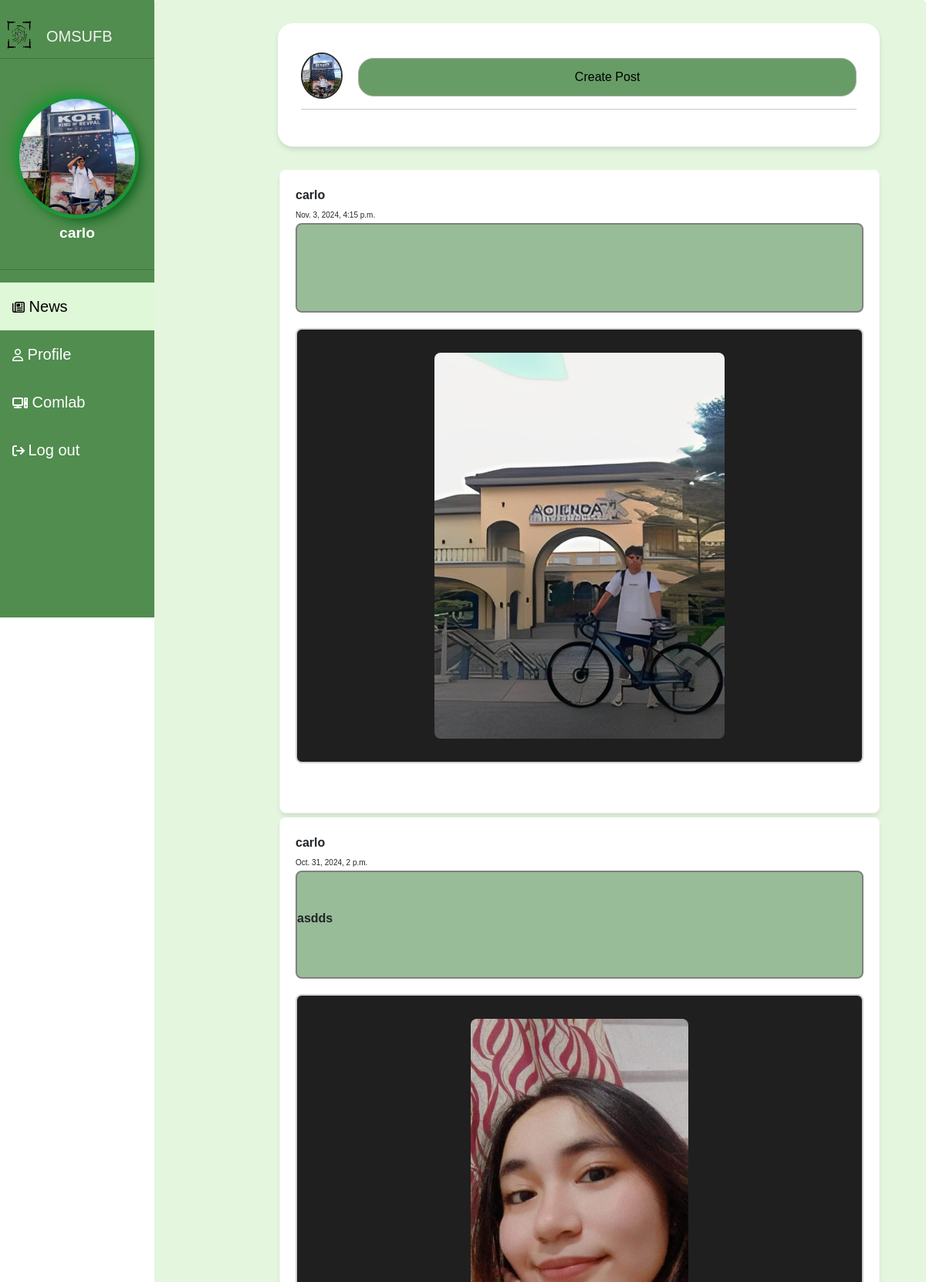
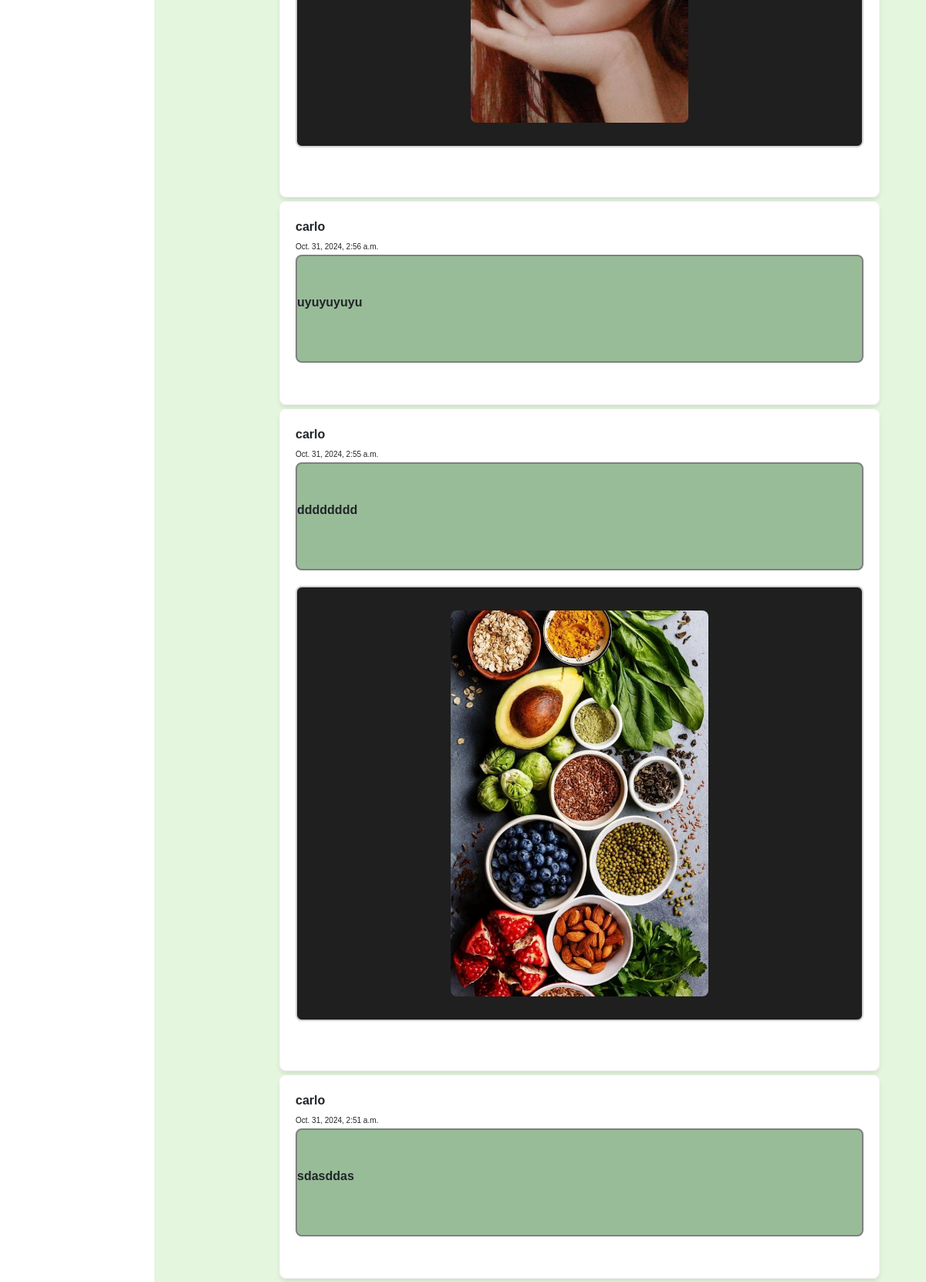
Page /user_data/ (signed in, upper part) on the committed database (2 pictures, top to bottom).
### webapp/models.py (models this page shows, shortened)
class UserProfile(models.Model):
    user = models.OneToOneField(User, on_delete=models.CASCADE)
    profile_picture = models.ImageField(upload_to='profile_pictures/', null=True, blank=True)

class Post(models.Model):
    title = models.CharField(max_length=255)
    author = models.ForeignKey(User, on_delete=models.CASCADE)
    body = models.TextField(blank=True)  # Allow the body field to be empty
    created_at = models.DateTimeField(default=timezone.now)
    image = models.ImageField(upload_to='profile_pics', null=True, blank=True)

### webapp/views.py (the view)
# urls.py: path('user_data/', views.user_data, name='user_data'),
@login_required
def user_data(request):
    try:
        user_profile = UserProfile.objects.get(user=request.user)
    except UserProfile.DoesNotExist:
        user_profile = None
    user_profile = UserProfile.objects.filter(user=request.user).first()
    user_data = UserData.objects.filter(user=request.user)
    posts = Post.objects.select_related('author').all().order_by('-created_at')
    if request.method == 'POST':
        form = PostForm(request.POST, request.FILES)
        if form.is_valid():
            post = form.save(commit=False)
            post.author = request.user
            post.save()
            return redirect('user_data')
    else:
        form = PostForm()
    return render(request, 'pages/user_data.html', {
        'form': form,
        'user_data': user_data,
        'posts': posts,
        'user_profile': user_profile
    })

### webapp/templates/pages/user_data.html (shortened to what this page needs)
{% extends 'pages/index.html' %}
{% load static %}
{% block content %}
<head>
    {% include 'pages/logout.html' %}
    <link rel="stylesheet" href="{% static 'css/global.css' %}">
    <link rel="stylesheet" href="https://cdnjs.cloudflare.com/ajax/libs/font-awesome/6.5.2/css/all.min.css" />
    <link rel="stylesheet" href="{% static 'css/userdata.css' %}">
</head>
<div class="sidebar">
    <div class="logo">
        <img src="{% static 'image/logoams.png' %}" height="50px" width="50px" alt="CVSU logo">
        <h5>OMSUFB</h5>
        <hr>
    </div>
<br><br><br><br>
    <div class="user-info">
        {% if user.is_authenticated %}
            <div class="profile-container-sidebar">
                {% if user.userprofile.profile_picture %}
                    <img src="{{ user.userprofile.profile_picture.url }}" alt="Profile Picture" class="profile-pic">
                {% else %}
                    <img src="{% static 'image/usericon.png' %}" alt="Default Profile Picture" class="profile-pic">
                {% endif %}
                <p class="user-name">{{ user.username }}</p>
            </div>
        {% endif %}
        <hr>
    </div>
    <a href="{% url 'user_data' %}" {% if request.resolver_match.url_name == 'user_data' %}class="active"{% endif %}><i class="fa-regular fa-newspaper"></i><span class="navlink"> News</span></a>
    <a href="{% url 'userEmp' %}" {% if request.path == '/userEmp/' %}class="active"{% endif %}><i class="fa-regular fa-user"></i><span class="navlink" > Profile</span></a>
    <a href="{% url 'Icomlab' %}" {% if request.path == '/Icomlab/' %}class="active"{% endif %}><i class="fa-solid fa-computer"></i><span class="navlink"> Comlab</span></a>
    <a href="#" id="logoutButton" class="Logoutbtn"><i class="fa-solid fa-arrow-right-from-bracket"></i> <span>Log out</span></a>
</div>
<div class="box">
    <div class="pt profile-section">
        <div class="profile-container">
            {% if user.userprofile.profile_picture %}
                <img src="{{ user.userprofile.profile_picture.url }}" alt="Profile Picture" width="100" height="100">
            {% else %}
                <img src="{% static 'image/usericon.png' %}" alt="Default Profile Picture" width="100" height="100">
            {% endif %}
            <button class="buttonC" onclick="toggleCreatePost()">Create Post</button>
        </div>
        <hr>
    </div>
    <ul>
        {% if posts %}
            {% for post in posts %}
            <div class="cons">
                <div class="post-content">
                    <strong>{{ post.author }}</strong> <br>
                    <span>{{ post.created_at }}</span><br>
                    <div class="post-body">
                        <p>{{ post.body }}</p>
                    </div>
                    {% if post.image %}
                        <div class="post-container">
                            <a href="{{ post.image.url }}" target="_blank">
                                <img src="{{ post.image.url }}" alt="Post Image" class="post-image">
                            </a>
                        </div>
                    {% endif %}
                    <br>
                </div>
            </div>
            {% endfor %}
        {% else %}
            <div class="no-posts-message">
                <p>No posts available. Be the first to share something!</p>
            </div>
        {% endif %}
    </ul>
</div>
{% endblock %}

### webapp/static/css/userdata.css (style rules this page uses)
* { font-family: Arial, Helvetica, sans-serif; }
.sidebar { width: 200px; height: 100vh; position: fixed; background:#508D4E; transition: all 0.3s ease; z-index: 1000; padding-top: 20px; }
.sidebar a { display: block; color: white; padding: 16px; text-decoration: none; }
.sidebar a.active { background-color: #dff8d7; color: #000000; }
.logo h5 { margin-left: 60px; color: #f2f2f2; margin-top: -35px; }
.box { height: auto; overflow-y: auto; border: 1px solid #ccc; border-radius: 5px; padding: 30px 60px 10px 10px; margin: 0 0 0 200px; width: auto; background-color: #e4f6de; border: none; }
.cons { border: 1px solid #ffffff; background-color: #ffffff; margin: 0 0 5px 120px; border-radius: 8px; max-width: 900px; }
.pt { margin-bottom: 30px; background-color: rgb(255, 255, 255); border-radius: 20px; padding: 30px; box-shadow: 0 4px 6px rgba(0, 0, 0, 0.1); max-width: 900px; height: 160px; margin-left: 150px; }
.pt img { height: 60px; width: 60px; margin-bottom: 5px; border-radius: 50%; border: 2px solid rgb(41, 38, 38); }
.pt .profile-container { display: flex; align-items: center; gap: 20px; }
.pt .profile-container img { margin-bottom: -10px; }
.pt button { background-color: #508d4edc; border: 0.5px solid rgb(179, 175, 175); padding: 0; border-radius: 20px; width: 100%; max-width: 700px; height: 50px; margin: 15px 0 0 0; }
a span.navlink { font-size: 20px; }
span { font-size: 10px; }
.Logoutbtn span { font-size: 20px; }
.profile-container-sidebar { display: flex; align-items: center; flex-direction: column; }
.profile-pic { width: 150px; height: 150px; border-radius: 50%; object-fit: cover; margin-top: -60px; box-shadow: 0px 0px 3px #03981e, 0px 0px 0px 5px #22943c, 8px 8px 15px rgba(3, 92, 23, 0.942), -8px -8px 15px rgba(3, 152, 30, 0.563); }
.user-info .user-name { font-weight: bold; font-size: 1.2rem; color: #ffffff; margin-top: 10px; white-space: nowrap; overflow: hidden; text-overflow: ellipsis; }
.post-content { margin: auto; background-color: #fff; padding: 20px; border-radius: 8px; box-shadow: 0 4px 6px rgba(0, 0, 0, 0.1); width: 100%; overflow-wrap: break-word; word-wrap: break-word; word-break: normal; }
.post-body { white-space: pre-wrap; margin-bottom: 10px; border: 2px solid grey; padding: -20px; background-color: #508d4e96; border-radius: 8px; font-weight: 900; }
.post-container { display: flex; justify-content: center; align-items: center; background-color: rgba(0, 0, 0, 0.877); border: 2px solid lightgray; margin: 20px 0; padding: 20px; border-radius: 8px; }
img.post-image { max-width: 600px; max-height: 500px; object-fit: cover; border-radius: 8px; margin: 10px; }

### rows in the picture
Post: author "carlo", created_at "Nov. 3, 2024, 4:15 p.m.", image (picture)
Post: author "carlo", created_at "Oct. 31, 2024, 2 p.m.", body "asdds", image (picture)
Post: author "carlo", created_at "Oct. 31, 2024, 2:56 a.m.", body "uyuyuyuyu"
Post: author "carlo", created_at "Oct. 31, 2024, 2:55 a.m.", body "dddddddd", image (picture)
Post: author "carlo", created_at "Oct. 31, 2024, 2:51 a.m.", body "sdasddas"
